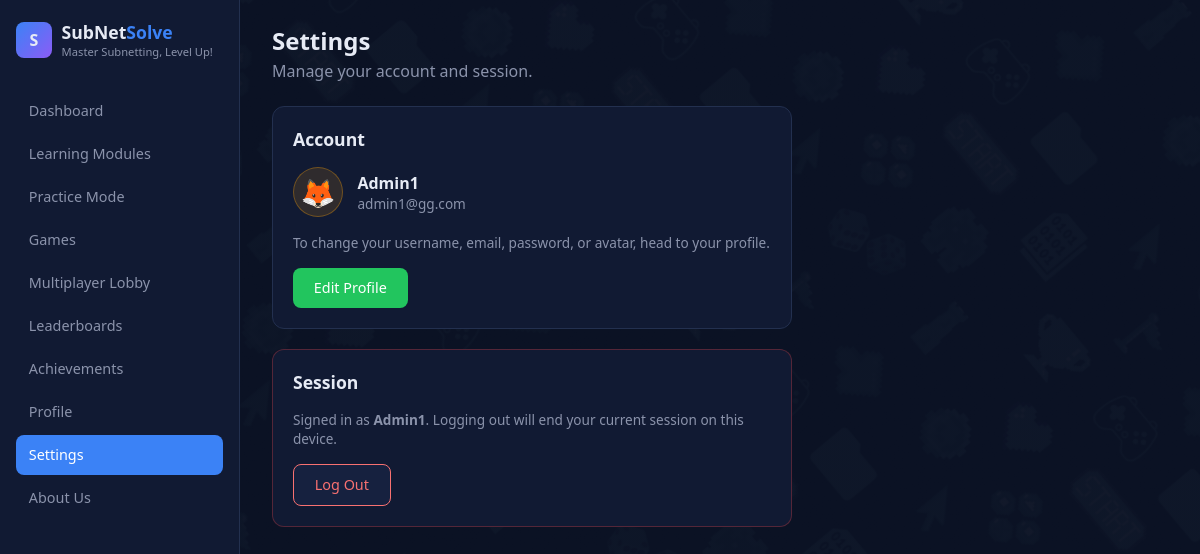
Before: /settings.php (signed in) with the older database file.
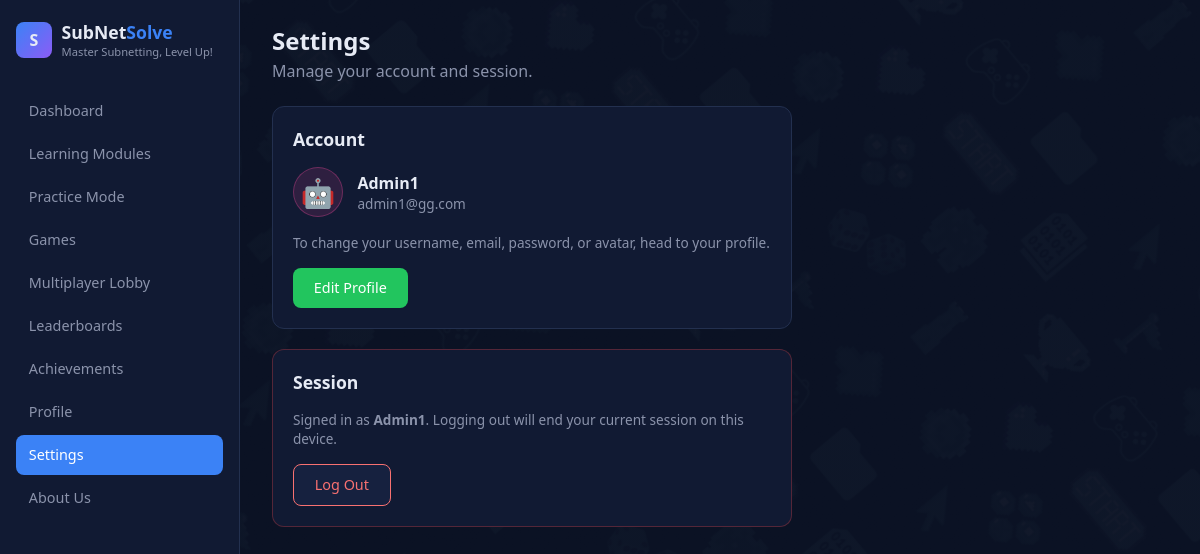
After: the same page with the newer database file.
### tables this page shows
CREATE TABLE `users` (
  `id` int(11) NOT NULL,
  `username` varchar(50) NOT NULL,
  `email` varchar(100) NOT NULL,
  `password` varchar(255) NOT NULL,
  `avatar` varchar(30) NOT NULL DEFAULT 'fox',
  `is_admin` tinyint(1) NOT NULL DEFAULT 0,
  `created_at` datetime NOT NULL
);

### settings.php (the view, shortened to what this page needs)
<?php
require "config.php";
require "includes/avatars.php";
$userId = $_SESSION["user_id"];
$stmt = mysqli_prepare($conn, "SELECT username, email, avatar, created_at FROM users WHERE id = ?");
mysqli_stmt_bind_param($stmt, "i", $userId);
mysqli_stmt_execute($stmt);
$user = mysqli_stmt_get_result($stmt)->fetch_assoc();
?>
<!DOCTYPE html>
<html lang="en">
<head>
    <link rel="stylesheet" href="dash.css">
    <link rel="stylesheet" href="game.css">
</head>
<body>
<div class="layout two-col">
    <aside class="sidebar">
        <div class="brand">
            <div class="logo">S</div>
            <div>
                <h1>SubNet<span>Solve</span></h1>
                <p>Master Subnetting, Level Up!</p>
            </div>
        </div>
        <a href="dashboard.php" class="nav-link">Dashboard</a>
        <a href="learning_modules.php" class="nav-link">Learning Modules</a>
        <a href="practice.php" class="nav-link">Practice Mode</a>
        <a href="games.php" class="nav-link">Games</a>
        <a href="lobby.php" class="nav-link">Multiplayer Lobby</a>
        <a href="leaderboards.php" class="nav-link">Leaderboards</a>
        <a href="achievements.php" class="nav-link">Achievements</a>
        <a href="profile.php" class="nav-link">Profile</a>
        <a href="settings.php" class="nav-link active">Settings</a>
        <a href="about.php" class="nav-link">About Us</a>
    </aside>
    <main class="main">
        <div class="welcome">
            <h2>Settings</h2>
            <p>Manage your account and session.</p>
        </div>
        <div class="explore-panel" style="max-width:520px; margin-bottom:1.25rem;">
            <h3 class="section-title">Account</h3>
            <div style="display:flex; align-items:center; gap:0.9rem; margin-bottom:1rem;">
                <?= render_avatar($user["avatar"], 50) ?>
                <div>
                    <div style="font-weight:bold;"><?= htmlspecialchars($user["username"]) ?></div>
                    <div style="font-size:0.85rem; color:var(--text-dim);"><?= htmlspecialchars($user["email"]) ?></div>
                </div>
            </div>
            <p style="font-size:0.85rem; color:var(--text-dim); margin-bottom:1rem;">
                To change your username, email, password, or avatar, head to your profile.
            </p>
            <a href="profile.php" class="btn btn-primary" style="text-decoration:none; display:inline-block;">Edit Profile</a>
        </div>
        <div class="explore-panel" style="max-width:520px; border-color:rgba(239,68,68,0.3);">
            <h3 class="section-title">Session</h3>
            <p style="font-size:0.85rem; color:var(--text-dim); margin-bottom:1rem;">
                Signed in as <b><?= htmlspecialchars($user["username"]) ?></b>. Logging out will end your current session on this device.
            </p>
            <a href="logout.php" class="btn btn-secondary" style="text-decoration:none; display:inline-block; border-color:#f87171; color:#f87171;">Log Out</a>
        </div>
    </main>
</div>
</body>
</html>

### includes/avatars.php
<?php
function get_avatar_presets() {
    return [
        ["id" => "fox",     "emoji" => "🦊", "color" => "#f59e0b"],
        ["id" => "owl",     "emoji" => "🦉", "color" => "#8b5cf6"],
        ["id" => "wolf",    "emoji" => "🐺", "color" => "#3b82f6"],
        ["id" => "panda",   "emoji" => "🐼", "color" => "#22c55e"],
        ["id" => "lion",    "emoji" => "🦁", "color" => "#eab308"],
        ["id" => "octopus", "emoji" => "🐙", "color" => "#14b8a6"],
        ["id" => "dragon",  "emoji" => "🐉", "color" => "#ef4444"],
        ["id" => "robot",   "emoji" => "🤖", "color" => "#ec4899"],
    ];
}
function get_avatar_by_id($avatarId) {
    foreach (get_avatar_presets() as $a) {
        if ($a["id"] === $avatarId) return $a;
    }
    return ["id" => "fox", "emoji" => "🦊", "color" => "#f59e0b"];
}
function render_avatar($avatarId, $size = 34) {
    $a = get_avatar_by_id($avatarId);
    $fontSize = round($size * 0.55);
    return '<div style="width:' . $size . 'px; height:' . $size . 'px; border-radius:50%; background:' . $a["color"] . '22;
        display:flex; align-items:center; justify-content:center; font-size:' . $fontSize . 'px; flex-shrink:0;
        border:1px solid ' . $a["color"] . '55;">' . $a["emoji"] . '</div>';
}

Changed rows visible on the page:
changed users "Admin1": avatar "🦊" → "🤖"
